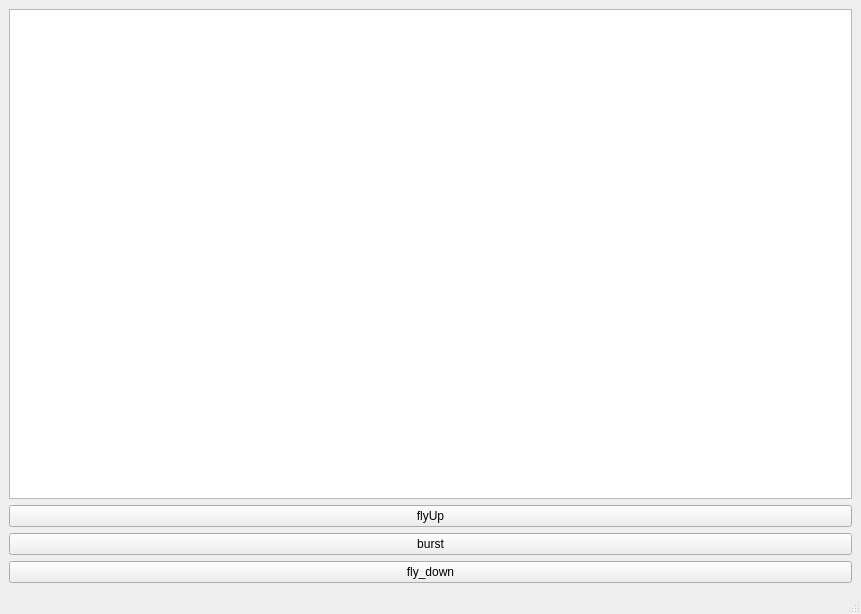
<?xml version="1.0" encoding="UTF-8"?>
<ui version="4.0">
 <class>MainWindow</class>
 <widget class="QMainWindow" name="MainWindow">
  <property name="geometry">
   <rect>
    <x>0</x>
    <y>0</y>
    <width>861</width>
    <height>614</height>
   </rect>
  </property>
  <property name="windowTitle">
   <string>MainWindow</string>
  </property>
  <widget class="QWidget" name="centralwidget">
   <layout class="QGridLayout" name="gridLayout">
    <item row="2" column="1">
     <widget class="QPushButton" name="pushToMove">
      <property name="text">
       <string>flyUp</string>
      </property>
     </widget>
    </item>
    <item row="3" column="1">
     <widget class="QPushButton" name="burst">
      <property name="text">
       <string>burst</string>
      </property>
     </widget>
    </item>
    <item row="1" column="1">
     <widget class="QGraphicsView" name="graphicsView"/>
    </item>
    <item row="4" column="1">
     <widget class="QPushButton" name="fly_down">
      <property name="text">
       <string>fly_down</string>
      </property>
     </widget>
    </item>
   </layout>
  </widget>
  <widget class="QStatusBar" name="statusbar"/>
 </widget>
 <resources/>
 <connections/>
</ui>
